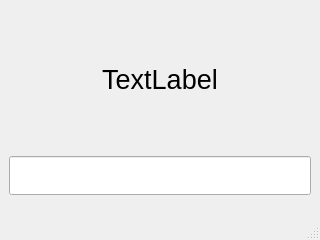
<?xml version="1.0" encoding="UTF-8"?>
<ui version="4.0">
 <class>MainWindow</class>
 <widget class="QMainWindow" name="MainWindow">
  <property name="geometry">
   <rect>
    <x>0</x>
    <y>0</y>
    <width>320</width>
    <height>240</height>
   </rect>
  </property>
  <property name="font">
   <font>
    <pointsize>20</pointsize>
   </font>
  </property>
  <property name="windowTitle">
   <string>MainWindow</string>
  </property>
  <widget class="QWidget" name="centralwidget">
   <layout class="QVBoxLayout" name="verticalLayout">
    <item>
     <widget class="QLabel" name="label">
      <property name="text">
       <string>TextLabel</string>
      </property>
      <property name="alignment">
       <set>Qt::AlignCenter</set>
      </property>
     </widget>
    </item>
    <item>
     <widget class="QLineEdit" name="lineEdit"/>
    </item>
   </layout>
  </widget>
  <widget class="QMenuBar" name="menubar">
   <property name="geometry">
    <rect>
     <x>0</x>
     <y>0</y>
     <width>320</width>
     <height>42</height>
    </rect>
   </property>
  </widget>
  <widget class="QStatusBar" name="statusbar"/>
 </widget>
 <resources/>
 <connections/>
</ui>
